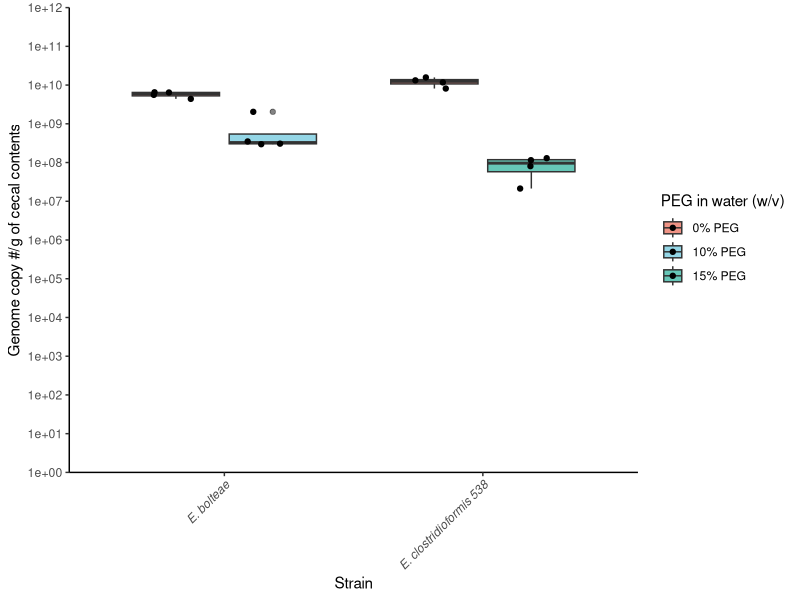

Generate this figure with R:
## ---- chunk 1
library(tidyverse)
library(ggsci)
library(readxl)
## ---- chunk 2
dat <- read_excel(path = "gDNA_dat_compiled.xlsx")
dat
## ---- chunk 3
dat %>%
  ggplot(aes(x = Strain, y = mean_Copy_number_gDNA_g, fill = Treatment_PEG)) +
  geom_boxplot(alpha = 0.6) +
  geom_point(size =1.5, position=position_jitterdodge(jitter.width = .2)) +
  scale_y_log10(limits = c(1e+0, 1e+12), n.breaks = 12, expand = c(0, 0)) +
  scale_fill_npg() +
  theme_classic() +
  labs(x = "Strain", y = "Genome copy #/g of cecal contents", fill = "PEG in water (w/v)")+
  
  theme(strip.text.x = element_text(size=10, colour = "Black"),
      strip.background = element_rect(colour="black", fill="grey90"),
      axis.text.x = element_text(angle = 45,hjust=1, face = "italic")
      )
## ---- chunk 4
# filter dat
dat_bolt <- dat %>%
  filter(Strain == "E. bolteae")
dat_bolt

# do barlett test to check for equal variance
bartlett.test(mean_Copy_number_gDNA_g~Treatment_PEG, data = dat_bolt) # use Var.equal = TRUE

# Perform two sample t test
t.test(mean_Copy_number_gDNA_g~Treatment_PEG, data = dat_bolt,
       var.equal = TRUE,
       conf.level = 0.95)

## ---- chunk 5
# filter dat
dat_CF538 <- dat %>%
  filter(Strain == "E. clostridioformis 538")
dat_CF538

# do barlett test to check for equal variance
bartlett.test(mean_Copy_number_gDNA_g~Treatment_PEG, data = dat_CF538) # use Var.equal = TRUE

# Perform two sample t test
t.test(mean_Copy_number_gDNA_g~Treatment_PEG, data = dat_CF538,
       var.equal = TRUE,
       conf.level = 0.95)

